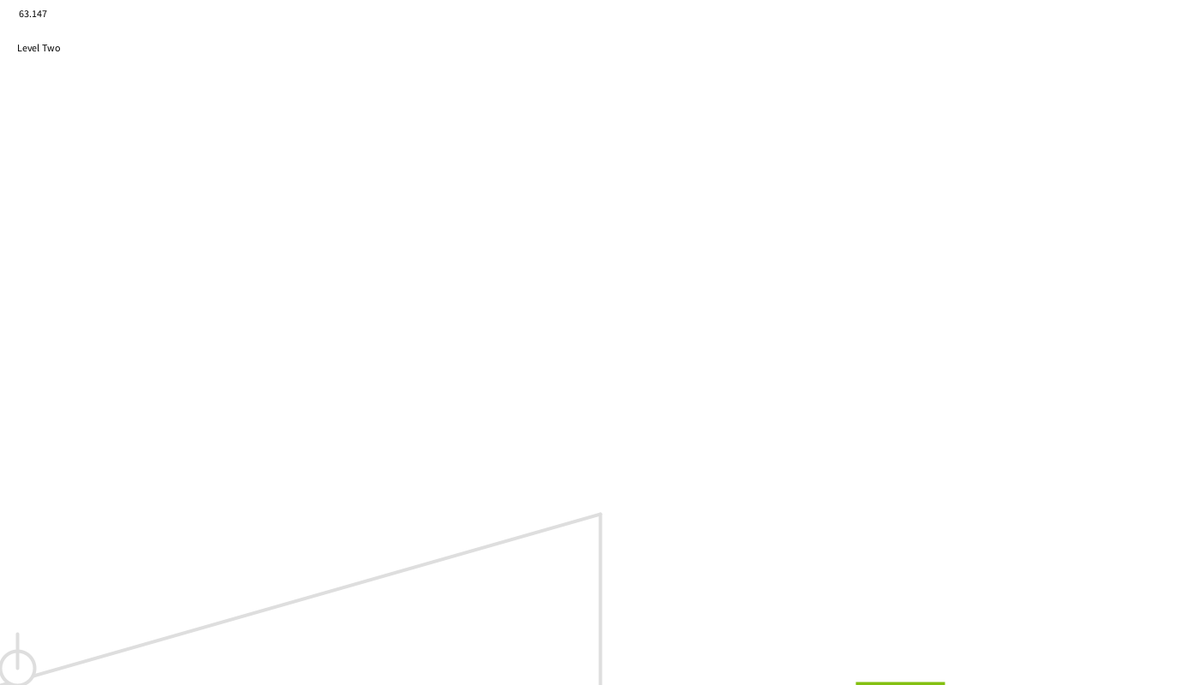
Frame 1 (no input)
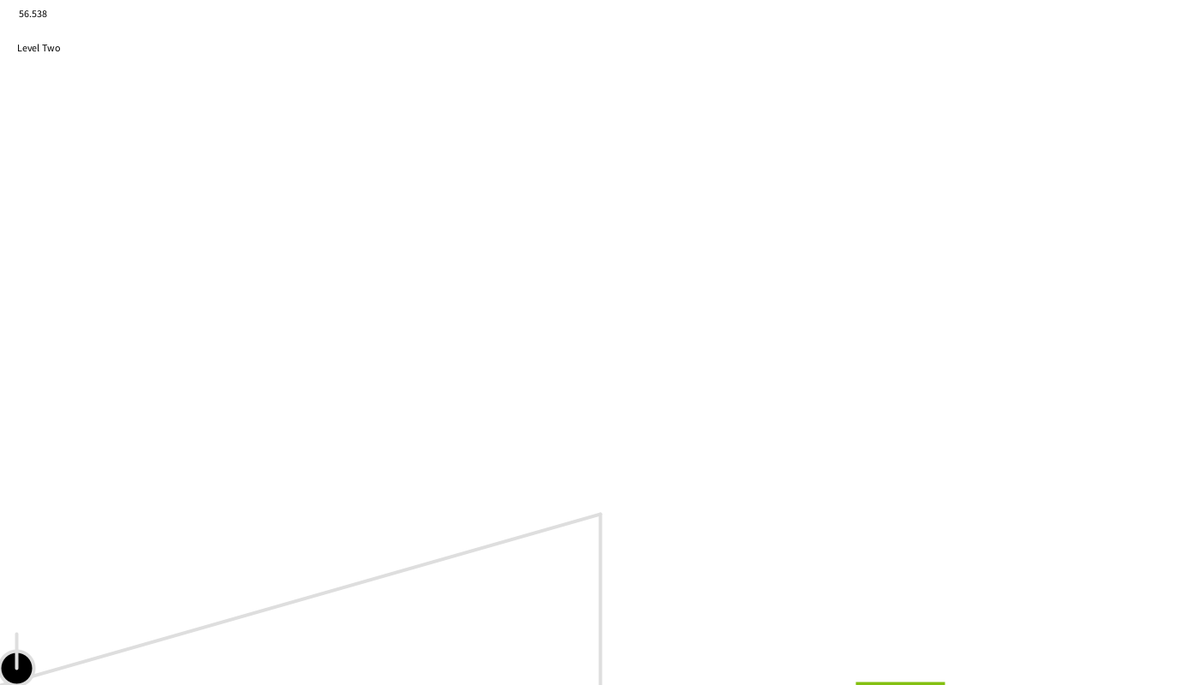
Frame 60 (the mouse pressed at the canvas centre just before this capture)
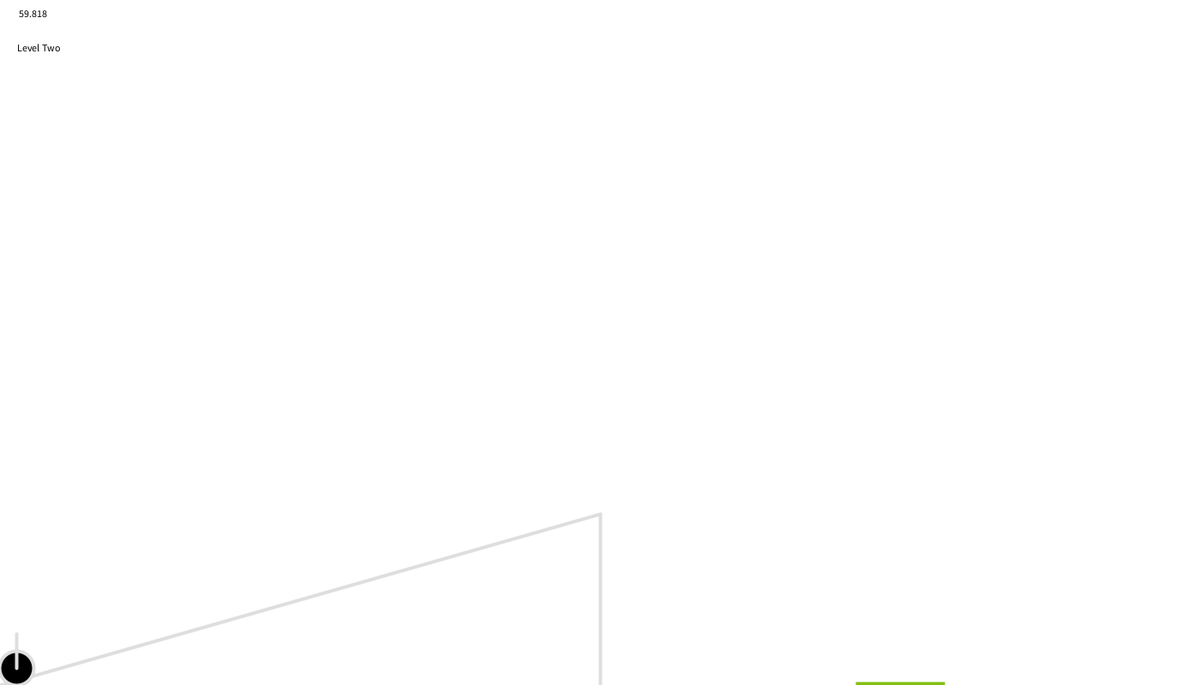
Frame 120 (the mouse held since frame 60 and released just before this capture)

The Processing sketch that drew these frames (run headless with seeded random() and noise(); from frame 60 on, the mouse is pressed at the canvas centre):

// Processing sketch: physics
// ── physics.pde
  final float mg= 0.07;
  int MODE=2;
  void setup() {
   size(1400, 800);
 }
 Unicycle dude = new Unicycle(20, 780, 40);
 floor level = new floor(0, 800, 700, 600);
 target targ = new target(1000);
 void keyPressed(){
  if (keyCode==39){
    dude.increaseVelocity();
  }
  if (keyCode==32){
    if (MODE==3){
      MODE=0;
    }
    MODE++;
  }
  /*if (keyCode==37){
    dude.decreaseVelocity();
  }*/
 }
 void draw(){
   strokeWeight(4);
   background(255);
   dude.move();
   level.display();
   dude.friction();
   dude.gravity();
   dude.display();
   targ.display();
   nextLevel(dude,targ);
   String pr;
   if (MODE==1){
   pr=("Level One");
}else if (MODE==2){
  pr=("Level Two");
}else{
  pr=("Level Three");
}
fill(0);
text(frameRate,20,20);
text(pr,20,60);
}
void nextLevel(Unicycle u, target t){
  if(u.y==800-u.radius/2 && u.x>t.x && u.x<t.x+100 && u.dx==0){
    delay(600);
    background(255);
    text("HAHAHA JOSEPH IS JEWISH",400,400);
  }
}

// ── Obstacle.pde
class Obstacle {
  float x, y;
  Obstacle(float x_, float y_) {
    x=x_;
    y=y_;
  }
  void display() {
    fill(#9F8170);
    stroke(220,20,60);
    rect(x, y, 40, 20);
  }
}

// ── Spikes.pde
class Spikes{
  float x0;
  float x1;
  float x2;
  Spikes(float x0_,float x1_, float x2_){
    x0=x0_+40;
    x1=x1_;
    x2=x2_;
  }
  void display(){
    for(int i=0; i<((x1-x0)/20); i++){
      fill(#6a0dad);
      triangle(x0+i*20, 800, x0+i*20+10,790, x0+i*20+20, 800);
    }for(int i=0; i<((width-x2)/20); i++){
      triangle(x2+i*20, 800, x2+i*20+10,790, x2+i*20+20, 800);
    }
    
  }
}

// ── Unicycle.pde
class Unicycle {
  float x, y;
  float dx, dy;
  float radius;
  public Unicycle(float x_, float y_, float radius_) {
    x = x_;
    y = y_;
    dx = 0;
    dy = 0;
    radius=radius_;
  }
  float angle1= 0.278299659;
  void display() {
    ellipse(x, y, radius, radius);//set r to 40
    line(x, y, x, y-radius);
  }
  void move() {
    x+=dx; 
    y+=dy;
    if (x >= width-radius/2 || x <= radius/2-1) {
      dx*=-1;
      if (x >= width-radius/2) {
        x= width-radius/2;
      } else {
        x = radius/2-1;
        dx=0;
      }
    }
  }
  void gravity() {
     if (y>= height-radius/2) {
      y=height-radius/2;
      dy=0;
     }
     if (MODE==2){
      if (x<700) {
        dy+=mg*sin(angle1);
        dx-=mg*cos(angle1);
      }
      else{
        dy+=mg;
      }
    }
  }
  void friction() {
    if (MODE==2){
    if(y>=800-radius/2){
      if (dx>0){
        dx-=.2;
      }
      else{
        dx=0;
      }
    }
    }
  }
  void increaseVelocity() {
    if (MODE==1){
      dx+=0.15;
    }
    if (MODE==2){
      if(x>=0 && x<=700){
        dx+=0.20*cos(angle1);
        dy-=0.20*sin(angle1);
      }
    }
  }
  /*void decreaseVelocity() {
    dx-=0.15;
  }*/
  void climbObst(){
    if (MODE==2 && x>=200 && x<=700){
      float angle= 0.278299659;//arctan of (200/700)
      dx-=mg*cos(angle);
      dy+=mg*sin(angle);
    }
  }
}

// ── floor.pde
class floor {
  float x0;
  float y0;
  float x1;
  float y1;
  public floor(float X_, float Y_, float X1_, float Y1_) {
    x0 = X_;
    y0 = Y_;
    x1 = X1_;
    y1 = Y1_;
  }
  void display() {
    stroke(222);
    line(x0, y0, x1, y1);
    line(x1, y1, x1, 800);
  }
}

// ── moving.pde
/*class Moving{
  
Stickman Stanley;
int grnd;

void setup() {
  size(200, 200);
  grnd = height-20;
  frameRate(30);
  smooth();
  Stanley = new Stickman(30);
}

void draw() {
  background (200);
  translate (width/2, grnd);
  line (-width, 0, width, 0);
  fill(0);
  
  Stanley.stickman();
}

class Stickman {
  int start = int(random(360));
  float t, tk, tf0, tf1, tw;
  float unit = 20;
  Knee[] knees = new Knee[2];
  Foot[] feet = new Foot[2];
  Elbow[] elbows = new Elbow[2];
  Hand[] hands = new Hand[2];

  Stickman(float UNIT) {
    for (int i=0; i<2; i++) {
      knees[i] = new Knee(i);
      feet[i] = new Foot(i);
      elbows[i] = new Elbow(i);
      hands[i] = new Hand(i);
    }
    unit = UNIT;
  }

  void stickman() {
    strokeWeight(2);
    t = (frameCount + start)%360;
    tk = sin (radians(t * 8));
    tf0 = sin (radians((t+12) * 8));
    tf1 = sin (radians((t-12) * 8));
    tw = sin (radians((t+82) * 16));
    pushMatrix();
    translate(0, tw*2);
    pushMatrix();
    translate (0, -unit * 4.5);
    ellipse (0, 0, unit, unit);
    translate (0, unit * 0.5);
    for (Elbow e:elbows) e.move();
    line (0, 0, 0, unit * 1.7);
    translate (0, unit * 1.7);
    for (Knee k:knees) k.move();
    popMatrix ();
    popMatrix ();
    strokeWeight(1);
  }

  class Knee {
    int id, dir;
    PVector p = new PVector();
    Knee(int i) {
      id = i;
      if (i==0) dir = 1;
      else dir = -1;
    }
    void move() {
      float angle = dir * radians(30*tk);
      pushMatrix ();
      rotate(angle);
      line(0, 0, 0, unit*1.15);
      translate (0, unit*1.15);
      feet[id].move();
      popMatrix ();
    }
  }

  class Foot {
    float angle;
    int dir;
    PVector p = new PVector();
    Foot(int i) {
      if (i==0) dir = 1;
      else dir = -1;
    }
    void move() {
      if (dir==-1) angle = radians(30*tf0 + 25);
      else angle = radians(30*tf1 + 25);
      pushMatrix();
      rotate(angle);
      line(0, 0, 0, unit*1.15);
      popMatrix();
    }
  }

  class Elbow {
    int id, dir;
    PVector p = new PVector();
    Elbow(int i) {
      id = i;
      if (i==0) dir = 1;
      else dir = -1;
    }
    void move() {
      float angle = -dir * radians(30*tk);
      pushMatrix ();
      rotate(angle);
      line(0, 0, 0, unit*1.1);
      translate (0, unit*1.1);
      hands[id].move();  
      popMatrix ();
    }
  }

  class Hand {
    float angle;
    int dir;
    PVector p = new PVector();
    Hand(int i) {
      if (i==0) dir = 1;
      else dir = -1;
    }
    void move() {
      if (dir==-1) angle = -radians(30*tf0 + 25);
      else angle = -radians(30*tf1 + 25);
      pushMatrix();
      rotate(angle);
      line(0, 0, 0, unit*1.1);
      popMatrix();
    }
*/

// ── target.pde
class target{
  float x;
  public target(float x0){
    x=x0;
  }
  void display() {
    fill(#84C011);  
    stroke(#84C011);
    rect(x, 798, 100, 4);
    /*strokeWeight(2);
    line(x+7, 800 ,x+ 7, 780);
    line(x+17, 800 ,x+ 17, 780);
    line(x+27, 800 ,x+ 27, 780);
    line(x+37, 800 ,x+ 37, 780);*/
  }
}
